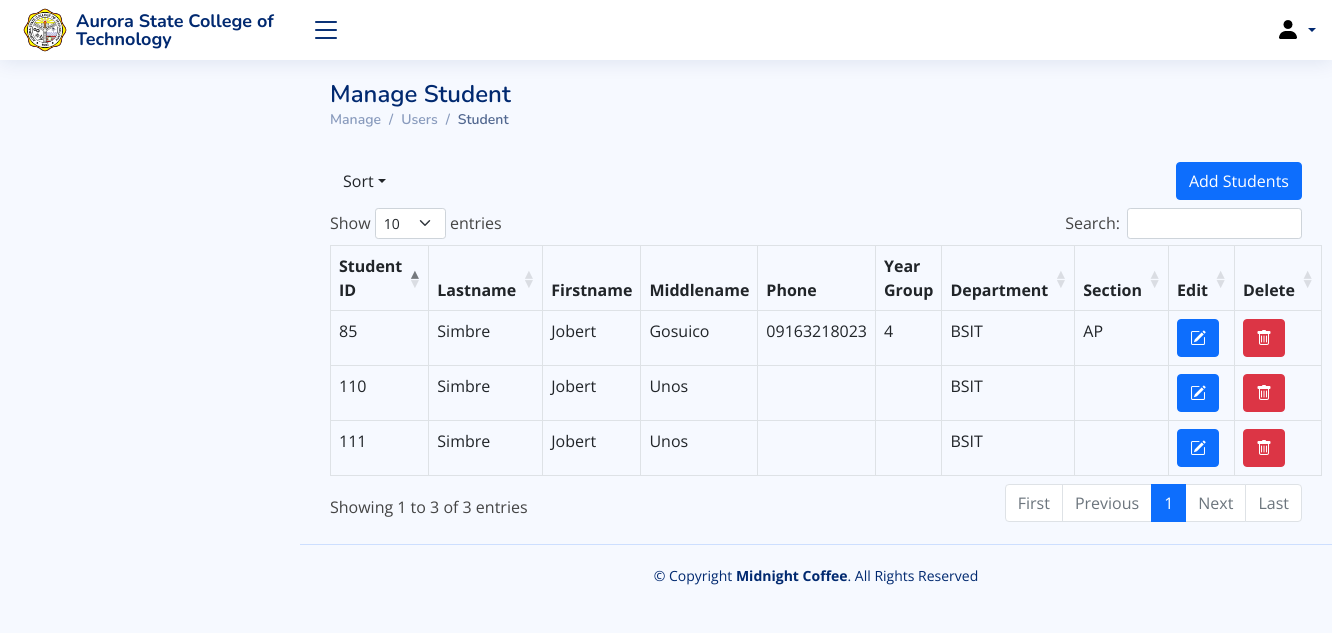
Page /manage_student.php on the earlier database version.
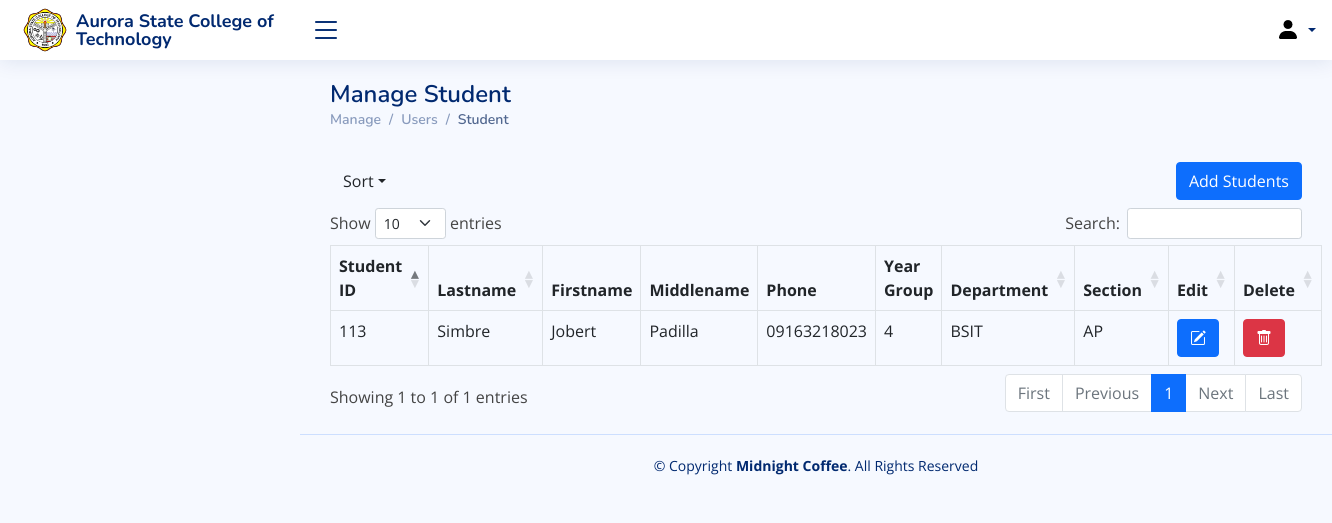
Same page on the later database version.
### tables this page shows
CREATE TABLE `student_list` (
  `student_id` int(11) NOT NULL,
  `student_firstname` tinytext NOT NULL,
  `student_middlename` tinytext NOT NULL,
  `student_lastname` tinytext NOT NULL,
  `phone` tinytext NOT NULL,
  `year_group` tinyint(4) DEFAULT NULL,
  `department` tinytext DEFAULT NULL,
  `section` tinytext DEFAULT NULL,
  `image` varchar(150) DEFAULT NULL
);

### manage_student.php (the view, shortened to what this page needs)
<?php include_once 'lib/connection.php';
?>
<!DOCTYPE html>
<html lang="en">
<head>
   <link href="assets/css/bootstrap.min.css" rel="stylesheet">
   <link rel="stylesheet" type="text/css" href="assets/css/dataTables.bootstrap5.min.css">
   <link href="assets/css/bootstrap-icons.css" rel="stylesheet">
   <link href="assets/css/boxicons.min.css" rel="stylesheet">
   <link href="assets/css/quill.snow.css" rel="stylesheet">
   <link href="assets/css/quill.bubble.css" rel="stylesheet">
   <link href="assets/css/remixicon.css" rel="stylesheet">
   <link href="assets/css/style.css" rel="stylesheet">
</head>
<body>
   <?php
   include 'include/navigation.php';
   ?>
   <main id="main" class="main">
      <div class="pagetitle">
         <h1>Manage Student</h1>
         <nav>
            <ol class="breadcrumb">
               <li class="breadcrumb-item">Manage</li>
               <li class="breadcrumb-item">Users</li>
               <li class="breadcrumb-item active">Student</li>
            </ol>
         </nav>
      </div>
      <section class="section dashboard">
         <div class="row">
            <div class="d-flex align-items-center mt-3 mb-2">
               <div class="dropdown">
                  <button class="btn dropdown-toggle" type="button" data-bs-toggle="dropdown" aria-expanded="false">Sort</button>
               </div>
               <button type="button" class="btn btn-primary ms-auto" data-bs-toggle="modal" data-bs-target="#addStudent">Add Students</button>
            </div>
            <table id="studentTable" class="display table table-bordered">
               <thead>
                  <tr>
                     <th>Student ID</th>
                     <th>Lastname</th>
                     <th>Firstname</th>
                     <th>Middlename</th>
                     <th>Phone</th>
                     <th>Year Group</th>
                     <th>Department</th>
                     <th>Section</th>
                     <th>Edit</th>
                     <th>Delete</th>
                  </tr>
               </thead>
               <tbody class="table-group-divider">
                  <?php
                  $select = $pdo->prepare("SELECT * FROM student_list  ORDER BY student_id ASC");
                  $select->execute();
                  while ($row = $select->fetch(PDO::FETCH_ASSOC)) {
                  ?>
                     <tr>
                        <td><?php echo $row["student_id"]; ?></td>
                        <td><?php echo $row["student_lastname"]; ?></td>
                        <td><?php echo $row["student_firstname"]; ?></td>
                        <td><?php echo $row["student_middlename"]; ?></td>
                        <td><?php echo $row["phone"]; ?></td>
                        <td><?php echo $row["year_group"]; ?></td>
                        <td><?php echo $row["department"]; ?></td>
                        <td><?php echo $row["section"]; ?></td>
                        <td>
                           <a type="button" class="btn btn-primary ms-auto" href="editStudent.php?id=<?php echo $row["student_id"]; ?>" data-toggle="tooltip" title="Edit"><i class="bi bi-pencil-square"></i></a>
                        </td>
                        <td>
                           <form action="lib/student/deleteStudent.php" method="post">
                              <button type="submit" name="delete" class="btn btn-danger" data-toggle="tooltip" title="Delete"><i class="bi bi-trash"></i></button>
                           </form>
                        </td>
                     </tr> <?php }
                           ?>
               </tbody>
            </table>
         </div>
      </section>
   </main>
   <footer id="footer" class="footer">
      <div class="copyright"> &copy; Copyright <strong><span>Midnight Coffee</span></strong>. All Rights Reserved</div>
   </footer>
   <link href="assets/css/toastr.css" rel="stylesheet">
</body>
</html>

### include/navigation.php (shortened to what this page needs)
<header id="header" class="header fixed-top d-flex align-items-center">
   <div class="d-flex align-items-center justify-content-between"> <a href="index.html" class="logo d-flex align-items-center"> <img src="assets/img/ascotLogo.png" alt=""> <span class="d-none d-lg-block">Aurora State College of Technology</span> </a> <i class="bi bi-list toggle-sidebar-btn"></i></div>
   <nav class="header-nav ms-auto">
      <ul class="d-flex align-items-center">
         <li class="nav-item dropdown pe-3">
            <a class="nav-link nav-profile d-flex align-items-center pe-0" href="#" data-bs-toggle="dropdown"> <img src="assets/img/profile-img.png" alt="Profile" class="rounded-circle"> <span class="d-none d-md-block dropdown-toggle ps-2"><?php echo $_SESSION["username"] ?></span> </a>
         </li>
      </ul>
   </nav>
</header>

### assets/css/style.css (style rules this page uses)
:root { scroll-behavior: smooth; }
body { font-family: "Open Sans", sans-serif; background: #f6f9ff; color: #444444; }
a { color: #4154f1; text-decoration: none; }
h1, h2, h3, h4, h5, h6 { font-family: "Nunito", sans-serif; }
#main { margin-top: 60px; padding: 20px 30px; transition: all 0.3s; }
.pagetitle { margin-bottom: 10px; }
.pagetitle h1 { font-size: 24px; margin-bottom: 0; font-weight: 600; color: #012970; }
.breadcrumb { font-size: 14px; font-family: "Nunito", sans-serif; color: #899bbd; font-weight: 600; }
.breadcrumb .breadcrumb-item::before { color: #899bbd; }
.breadcrumb .active { color: #51678f; font-weight: 600; }
.logo { line-height: 1; }
@media (min-width: 1200px) { .logo { width: 280px; } }
.logo img { max-height: 50px; margin-right: 6px; }
.logo span { font-size: 18px; font-weight: 700; color: #012970; font-family: "Nunito", sans-serif; }
.header { transition: all 0.5s; z-index: 997; height: 60px; box-shadow: 0px 2px 20px rgba(1, 41, 112, 0.1); background-color: #fff; padding-left: 20px; }
.header .toggle-sidebar-btn { font-size: 32px; padding-left: 10px; cursor: pointer; color: #012970; }
.header-nav ul { list-style: none; }
.header-nav > ul { margin: 0; padding: 0; }
.header-nav .nav-profile { color: #012970; }
.header-nav .nav-profile img { max-height: 36px; }
.header-nav .nav-profile span { font-size: 14px; font-weight: 600; }
@media (min-width: 1200px) { #main, #footer { margin-left: 300px; } }
.footer { padding: 20px 0; font-size: 14px; transition: all 0.3s; border-top: 1px solid #cddfff; }
.footer .copyright { text-align: center; color: #012970; }

Differences in the rows shown:
removed student_list: student_id "85", student_lastname "Simbre", student_firstname "Jobert", student_middlename "Gosuico", phone "09163218023", year_group "4", department "BSIT", section "AP"
removed student_list: student_id "110", student_lastname "Simbre", student_firstname "Jobert", student_middlename "Unos", department "BSIT"
removed student_list: student_id "111", student_lastname "Simbre", student_firstname "Jobert", student_middlename "Unos", department "BSIT"
added student_list: student_id "113", student_lastname "Simbre", student_firstname "Jobert", student_middlename "Padilla", phone "09163218023", year_group "4", department "BSIT", section "AP"
Other differences:
text written by a page script: "Show entries Search: Showing 1 to 3 of 3 entries First Previous 1 Next Last" → "Show entries Search: Showing 1 to 1 of 1 entries First Previous 1 Next Last"
